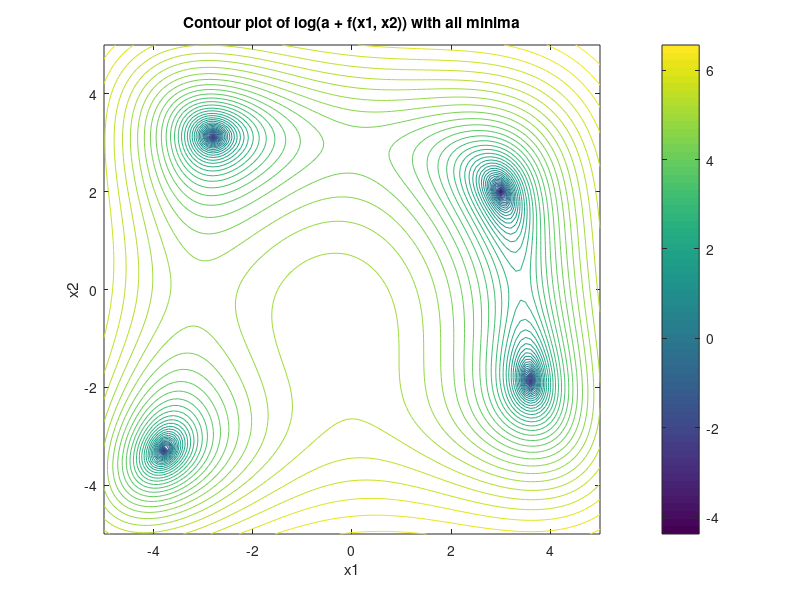

MATLAB code to generate this figure:
% Plot log contour of the objective function f(x1, x2)
function PlotLogContour()
    f = @(x1, x2) (x1.^2 + x2 - 11).^2 + (x1 + x2.^2 - 7).^2;
    a = 0.01; 
    f_log = @(x1, x2) log(a + f(x1, x2));
    [tempX1, tempX2] = meshgrid(-5:0.1:5, -5:0.1:5);
    Z = f_log(tempX1, tempX2);
    contour(tempX1, tempX2, Z, 50);  
    colorbar; 
    title('Contour plot of log(a + f(x1, x2)) with all minima');
    xlabel('x1');
    ylabel('x2');
end
